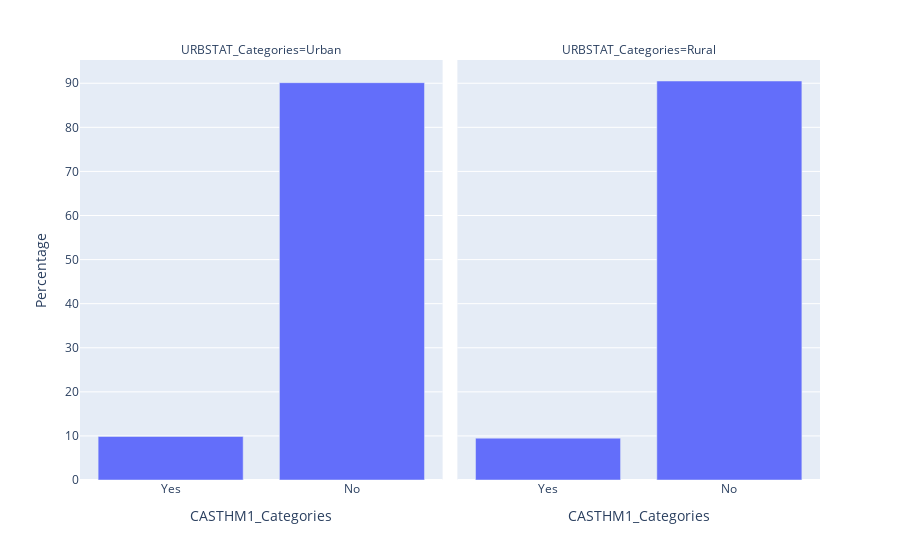

Notebook code for this chart:
### Markdown cell above
Esta funcionando, agora vamos para a visulização de dados e testes estatísticos para cada hipótese

### Code cell
px.bar(df_Urb_Asth, x="CASTHM1_Categories", y = "Percentage", facet_col= "URBSTAT_Categories" )

### Figure 1 — Plotly figure (JSON) as saved in the notebook; plotly's stock layout.template omitted (floating-point values rounded to 4 significant figures)
{"data": [{"alignmentgroup": "True", "hovertemplate": "URBSTAT_Categories=Urban<br>CASTHM1_Categories=%{x}<br>Percentage=%{y}<extra></extra>", "legendgroup": "", "marker": {"color": "#636efa", "pattern": {"shape": ""}}, "name": "", "offsetgroup": "", "orientation": "v", "showlegend": false, "textposition": "auto", "type": "bar", "x": ["Yes", "No"], "xaxis": "x", "y": [9.87, 90.13], "yaxis": "y"}, {"alignmentgroup": "True", "hovertemplate": "URBSTAT_Categories=Rural<br>CASTHM1_Categories=%{x}<br>Percentage=%{y}<extra></extra>", "legendgroup": "", "marker": {"color": "#636efa", "pattern": {"shape": ""}}, "name": "", "offsetgroup": "", "orientation": "v", "showlegend": false, "textposition": "auto", "type": "bar", "x": ["Yes", "No"], "xaxis": "x2", "y": [9.49, 90.51], "yaxis": "y2"}], "layout": {"annotations": [{"font": {}, "showarrow": false, "text": "URBSTAT_Categories=Urban", "x": 0.245, "xanchor": "center", "xref": "paper", "y": 1, "yanchor": "bottom", "yref": "paper"}, {"font": {}, "showarrow": false, "text": "URBSTAT_Categories=Rural", "x": 0.755, "xanchor": "center", "xref": "paper", "y": 1, "yanchor": "bottom", "yref": "paper"}], "barmode": "relative", "legend": {"tracegroupgap": 0}, "margin": {"t": 60}, "xaxis": {"anchor": "y", "domain": [0, 0.49], "title": {"text": "CASTHM1_Categories"}}, "xaxis2": {"anchor": "y2", "domain": [0.51, 1], "matches": "x", "title": {"text": "CASTHM1_Categories"}}, "yaxis": {"anchor": "x", "domain": [0, 1], "title": {"text": "Percentage"}}, "yaxis2": {"anchor": "x2", "domain": [0, 1], "matches": "y", "showticklabels": false}}}
